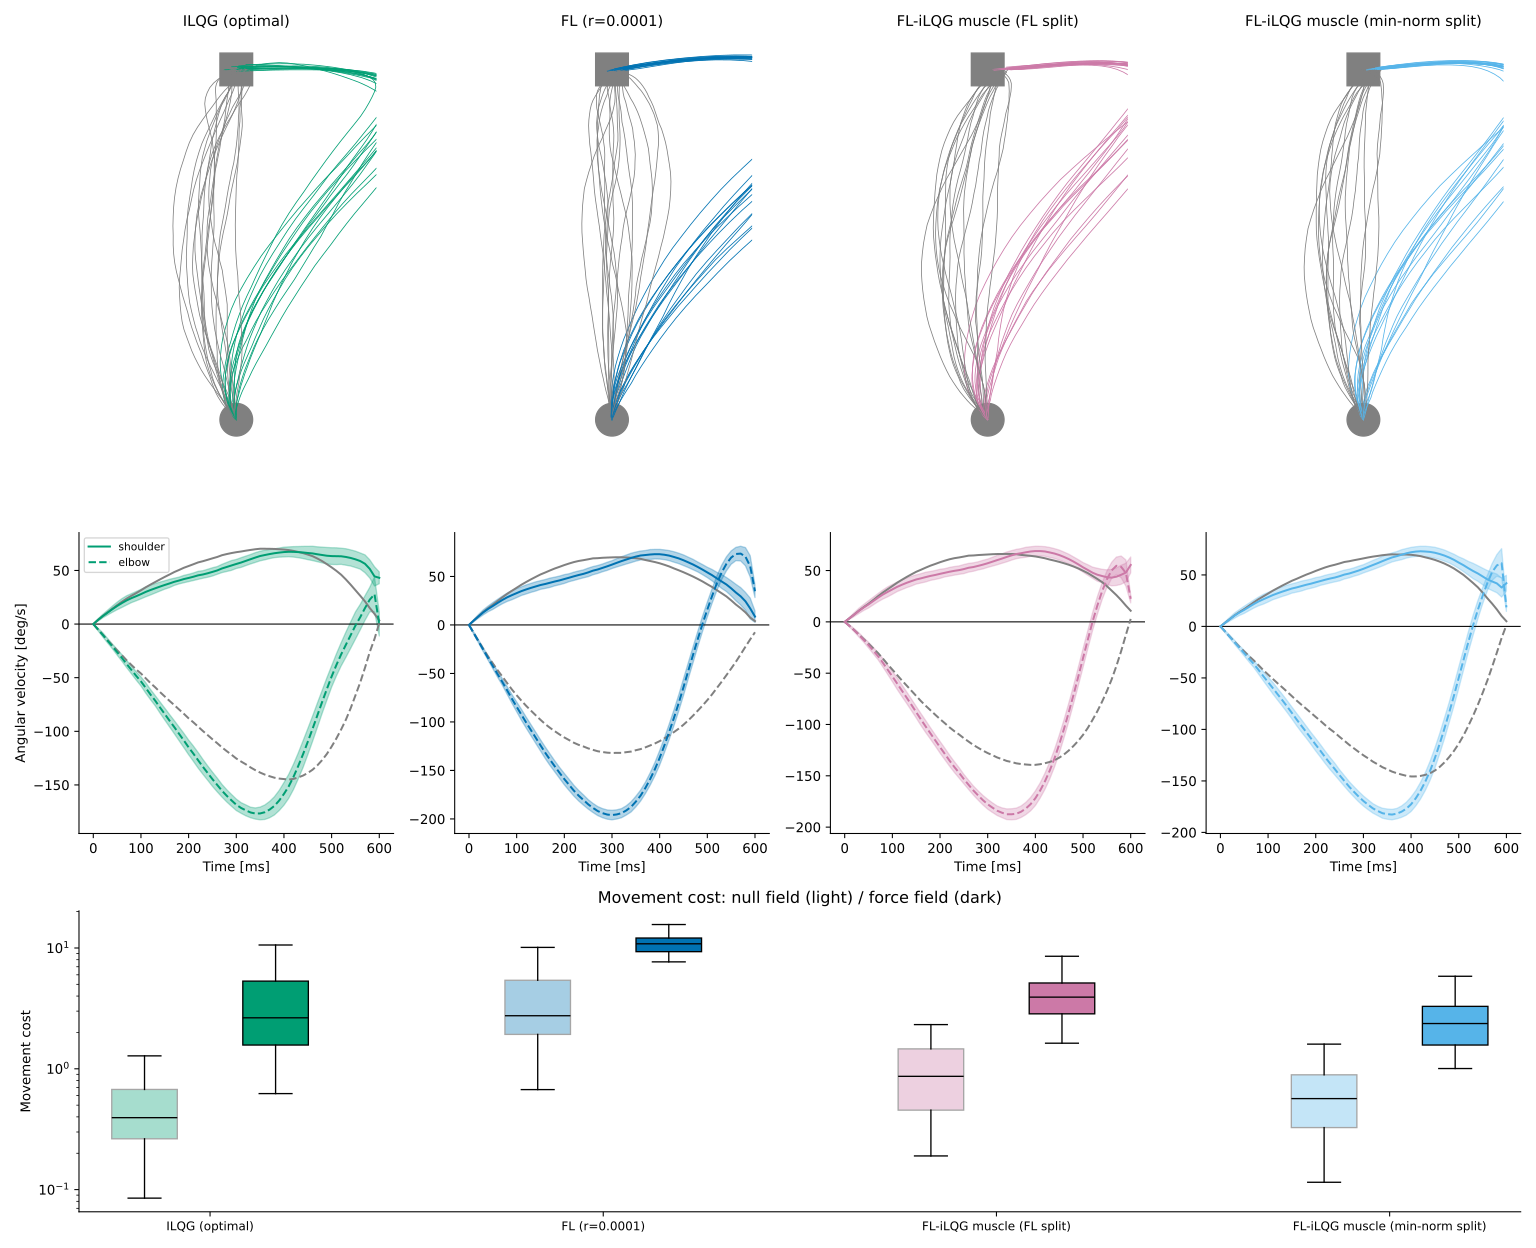

The script that saved this image:
"""
Force field task, parameters of the "Force Field" cell of
CurrentParts/PaperPlot.ipynb: start [0, 45], target [0, 60], T = 0.6 s,
N = 60, WP = 2e4, WV = 1, WR = 0.05, FL r = 1e-4, ff_power = -4e-4,
delay 60 ms, motor noise 5e-4. Every controller is run with and without the
force field (the controllers do not know about the field).

For each controller: single-trial hand paths (force field in colour, null
field in grey), angular velocity profiles (mean +- std in the force field,
null-field mean in grey; shoulder solid, elbow dashed) and the paper movement
cost with and without the field.

    python FL_with-iLQG/force_field.py [--trials 50] [--jobs 8]
"""

import argparse
import sys

from paper_controllers import (
    COLORS, CONTROLLERS, HERE, LABELS, cost_function, delete_axis, plan_muscle, run_trials,
)

import numpy as np
from matplotlib import gridspec
from matplotlib import pyplot as plt

START = [0, 45]
TARGET = [0, 60]
MOVEMENT_TIME = 0.6
NUM_ITER = 60
WR = 0.05
FF_POWER = -4e-4
MAX_SHOWN = 15  # single trials drawn per hand-path panel


def simulate(ff, trials, jobs, plan):
    tasks = [
        dict(controller=c, duration=MOVEMENT_TIME, num_iter=NUM_ITER, start=START, target=TARGET,
             wr=WR, noise=True, ff=ff, ff_power=FF_POWER if ff else 0.0, seed=trial, plan=plan)
        for trial in range(trials) for c in CONTROLLERS
    ]
    results = run_trials(tasks, jobs)
    n_c = len(CONTROLLERS)
    paths = np.array([[r[0], r[1]] for r in results]).reshape(trials, n_c, 2, NUM_ITER + 1).swapaxes(0, 1)
    velocities = np.array([r[2][:, 2:4].T for r in results]).reshape(trials, n_c, 2, NUM_ITER + 1).swapaxes(0, 1)
    costs = np.array([cost_function(r[2], r[3], TARGET, WR) for r in results]).reshape(trials, n_c).T
    return paths, velocities, costs


def main():
    parser = argparse.ArgumentParser(description=__doc__, formatter_class=argparse.RawDescriptionHelpFormatter)
    parser.add_argument("--trials", type=int, default=50)
    parser.add_argument("--jobs", type=int, default=None)
    args = parser.parse_args()

    # The FL-iLQG plan does not depend on the (unknown) force field.
    plan = plan_muscle(MOVEMENT_TIME, NUM_ITER, START, TARGET, WR)
    ff = simulate(True, args.trials, args.jobs, plan)
    null = simulate(False, args.trials, args.jobs, plan)

    n_c = len(CONTROLLERS)
    time_ms = np.linspace(0, MOVEMENT_TIME * 1000, NUM_ITER + 1)
    fig = plt.figure(figsize=(4 * n_c, 13))
    gs = gridspec.GridSpec(3, n_c, height_ratios=[1.4, 1, 1])

    print(f"Paper cost (WR={WR}), mean +- std over {args.trials} noisy trials")
    print(f"  {'':28s} {'null field':>18s} {'force field':>18s}")
    for c, name in enumerate(CONTROLLERS):
        print(f"  {LABELS[name]:28s} {null[2][c].mean():8.4f} +- {null[2][c].std():.4f}"
              f" {ff[2][c].mean():8.4f} +- {ff[2][c].std():.4f}")

        ax = fig.add_subplot(gs[0, c])
        for trial in range(min(MAX_SHOWN, args.trials)):
            ax.plot(*null[0][c, trial], color="grey", linewidth=0.6)
            ax.plot(*ff[0][c, trial], color=COLORS[name], linewidth=0.6)
        ax.add_patch(plt.Circle(START, 0.7, color="grey"))
        ax.add_patch(plt.Rectangle((TARGET[0] - 0.7, TARGET[1] - 0.7), 1.4, 1.4, color="grey"))
        ax.set_aspect("equal")
        ax.set_xlim(-6, 6)
        ax.set_xticks([])
        ax.set_yticks([])
        delete_axis(ax, ("top", "right", "bottom", "left"))
        ax.set_title(LABELS[name], fontsize=11)

        ax = fig.add_subplot(gs[1, c])
        ax.axhline(0, color="black", linewidth=0.8)
        for joint, style in enumerate(["-", "--"]):
            vel = ff[1][c, :, joint] * 180 / np.pi
            mean, std = vel.mean(axis=0), vel.std(axis=0)
            ax.plot(time_ms, null[1][c, :, joint].mean(axis=0) * 180 / np.pi, color="grey", linestyle=style)
            ax.plot(time_ms, mean, color=COLORS[name], linestyle=style, label=["shoulder", "elbow"][joint])
            ax.fill_between(time_ms, mean - std, mean + std, color=COLORS[name], alpha=0.3)
        ax.set_xlabel("Time [ms]")
        if c == 0:
            ax.set_ylabel("Angular velocity [deg/s]")
            ax.legend(fontsize=8)
        delete_axis(ax)

    ax = fig.add_subplot(gs[2, :])
    positions_null = np.arange(n_c) * 3 + 1
    for costs, positions, alpha in [(null[2], positions_null, 0.35), (ff[2], positions_null + 1, 1.0)]:
        box = ax.boxplot(costs.T, positions=positions, patch_artist=True, showfliers=False,
                         medianprops=dict(color="black"))
        for patch, name in zip(box["boxes"], CONTROLLERS):
            patch.set_facecolor(COLORS[name])
            patch.set_alpha(alpha)
    ax.set_yscale("log")
    ax.set_xticks(positions_null + 0.5, [LABELS[n] for n in CONTROLLERS], fontsize=9)
    ax.set_ylabel("Movement cost")
    ax.set_title("Movement cost: null field (light) / force field (dark)")
    delete_axis(ax)

    fig.tight_layout()
    out = HERE / "force_field.svg"
    fig.savefig(out)
    print(f"\nFigure saved to {out}")
    return 0


if __name__ == "__main__":
    sys.exit(main())
